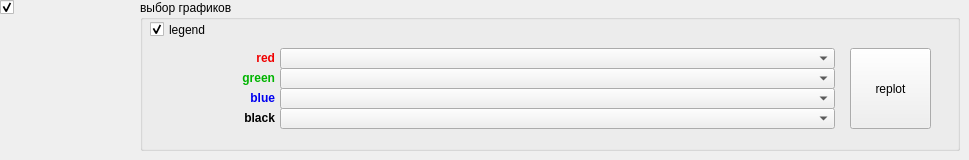
          <widget class="QCustomPlot" name="plot_helicopter">
           <property name="accessibleName">
            <string/>
           </property>
           <property name="autoFillBackground">
            <bool>false</bool>
           </property>
           <property name="inputMethodHints">
            <set>Qt::ImhNone</set>
           </property>
           <attribute name="title">
            <string>   Airframe   </string>
           </attribute>
           <widget class="QCheckBox" name="checkBox_h">
            <property name="geometry">
             <rect>
              <x>0</x>
              <y>-3</y>
              <width>20</width>
              <height>20</height>
             </rect>
            </property>
            <property name="text">
             <string/>
            </property>
            <property name="checked">
             <bool>true</bool>
            </property>
           </widget>
           <widget class="QGroupBox" name="plotbox_h">
            <property name="geometry">
             <rect>
              <x>140</x>
              <y>0</y>
              <width>820</width>
              <height>151</height>
             </rect>
            </property>
            <property name="title">
             <string>выбор графиков</string>
            </property>
            <widget class="QPushButton" name="Button_replot_helicopter">
             <property name="geometry">
              <rect>
               <x>710</x>
               <y>48</y>
               <width>81</width>
               <height>81</height>
              </rect>
             </property>
             <property name="text">
              <string>replot</string>
             </property>
            </widget>
            <widget class="QCheckBox" name="checkBox_2">
             <property name="geometry">
              <rect>
               <x>10</x>
               <y>20</y>
               <width>61</width>
               <height>19</height>
              </rect>
             </property>
             <property name="text">
              <string>legend</string>
             </property>
             <property name="checked">
              <bool>true</bool>
             </property>
            </widget>
            <widget class="QLabel" name="label_13">
             <property name="enabled">
              <bool>true</bool>
             </property>
             <property name="geometry">
              <rect>
               <x>100</x>
               <y>70</y>
               <width>35</width>
               <height>16</height>
              </rect>
             </property>
             <property name="font">
              <font>
               <weight>75</weight>
               <bold>true</bold>
              </font>
             </property>
             <property name="layoutDirection">
              <enum>Qt::LeftToRight</enum>
             </property>
             <property name="styleSheet">
              <string notr="true">color: rgb(0, 180, 0);</string>
             </property>
             <property name="text">
              <string>green</string>
             </property>
             <property name="alignment">
              <set>Qt::AlignRight|Qt::AlignTrailing|Qt::AlignVCenter</set>
             </property>
            </widget>
            <widget class="QComboBox" name="combo_h_red">
             <property name="geometry">
              <rect>
               <x>140</x>
               <y>48</y>
               <width>555</width>
               <height>21</height>
              </rect>
             </property>
             <property name="font">
              <font>
               <family>Consolas</family>
               <pointsize>9</pointsize>
               <stylestrategy>PreferAntialias</stylestrategy>
              </font>
             </property>
             <property name="maxVisibleItems">
              <number>50</number>
             </property>
            </widget>
            <widget class="QComboBox" name="combo_h_green">
             <property name="enabled">
              <bool>true</bool>
             </property>
             <property name="geometry">
              <rect>
               <x>140</x>
               <y>68</y>
               <width>555</width>
               <height>21</height>
              </rect>
             </property>
             <property name="font">
              <font>
               <family>Consolas</family>
               <pointsize>9</pointsize>
               <stylestrategy>PreferAntialias</stylestrategy>
              </font>
             </property>
             <property name="maxVisibleItems">
              <number>50</number>
             </property>
            </widget>
            <widget class="QComboBox" name="combo_h_blue">
             <property name="enabled">
              <bool>true</bool>
             </property>
             <property name="geometry">
              <rect>
               <x>140</x>
               <y>88</y>
               <width>555</width>
               <height>21</height>
              </rect>
             </property>
             <property name="font">
              <font>
               <family>Consolas</family>
               <pointsize>9</pointsize>
               <stylestrategy>PreferAntialias</stylestrategy>
              </font>
             </property>
             <property name="maxVisibleItems">
              <number>50</number>
             </property>
            </widget>
            <widget class="QLabel" name="label_red_2">
             <property name="enabled">
              <bool>true</bool>
             </property>
             <property name="geometry">
              <rect>
               <x>100</x>
               <y>50</y>
               <width>35</width>
               <height>16</height>
              </rect>
             </property>
             <property name="font">
              <font>
               <weight>75</weight>
               <bold>true</bold>
               <underline>false</underline>
              </font>
             </property>
             <property name="layoutDirection">
              <enum>Qt::LeftToRight</enum>
             </property>
             <property name="styleSheet">
              <string notr="true">color: rgb(240, 0, 0);</string>
             </property>
             <property name="text">
              <string>red</string>
             </property>
             <property name="alignment">
              <set>Qt::AlignRight|Qt::AlignTrailing|Qt::AlignVCenter</set>
             </property>
            </widget>
            <widget class="QLabel" name="label_10">
             <property name="geometry">
              <rect>
               <x>100</x>
               <y>110</y>
               <width>35</width>
               <height>16</height>
              </rect>
             </property>
             <property name="font">
              <font>
               <weight>75</weight>
               <bold>true</bold>
               <underline>false</underline>
              </font>
             </property>
             <property name="layoutDirection">
              <enum>Qt::LeftToRight</enum>
             </property>
             <property name="styleSheet">
              <string notr="true">color: rgb(0, 0, 0);</string>
             </property>
             <property name="text">
              <string>black</string>
             </property>
             <property name="alignment">
              <set>Qt::AlignRight|Qt::AlignTrailing|Qt::AlignVCenter</set>
             </property>
            </widget>
            <widget class="QComboBox" name="combo_h_black">
             <property name="geometry">
              <rect>
               <x>140</x>
               <y>108</y>
               <width>555</width>
               <height>21</height>
              </rect>
             </property>
             <property name="font">
              <font>
               <family>Consolas</family>
               <pointsize>9</pointsize>
               <stylestrategy>PreferAntialias</stylestrategy>
              </font>
             </property>
             <property name="maxVisibleItems">
              <number>50</number>
             </property>
            </widget>
            <widget class="QLabel" name="label_14">
             <property name="enabled">
              <bool>true</bool>
             </property>
             <property name="geometry">
              <rect>
               <x>100</x>
               <y>90</y>
               <width>35</width>
               <height>16</height>
              </rect>
             </property>
             <property name="font">
              <font>
               <weight>75</weight>
               <bold>true</bold>
              </font>
             </property>
             <property name="layoutDirection">
              <enum>Qt::LeftToRight</enum>
             </property>
             <property name="styleSheet">
              <string notr="true">color: rgb(0, 0, 240);</string>
             </property>
             <property name="text">
              <string>blue</string>
             </property>
             <property name="alignment">
              <set>Qt::AlignRight|Qt::AlignTrailing|Qt::AlignVCenter</set>
             </property>
            </widget>
           </widget>
           <zorder>plotbox_h</zorder>
           <zorder>checkBox_h</zorder>
          </widget>
